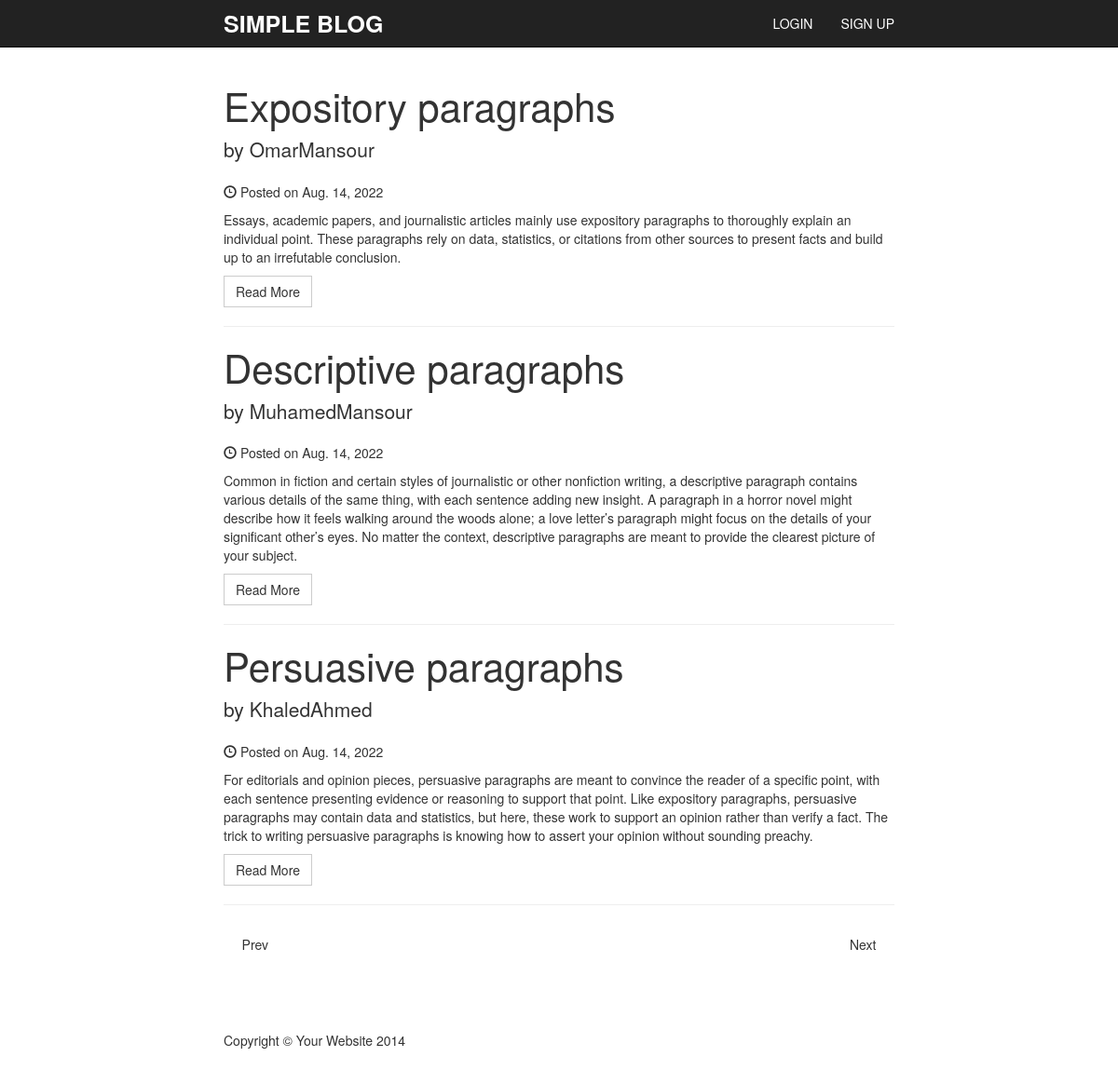
Before: / with the older database file.
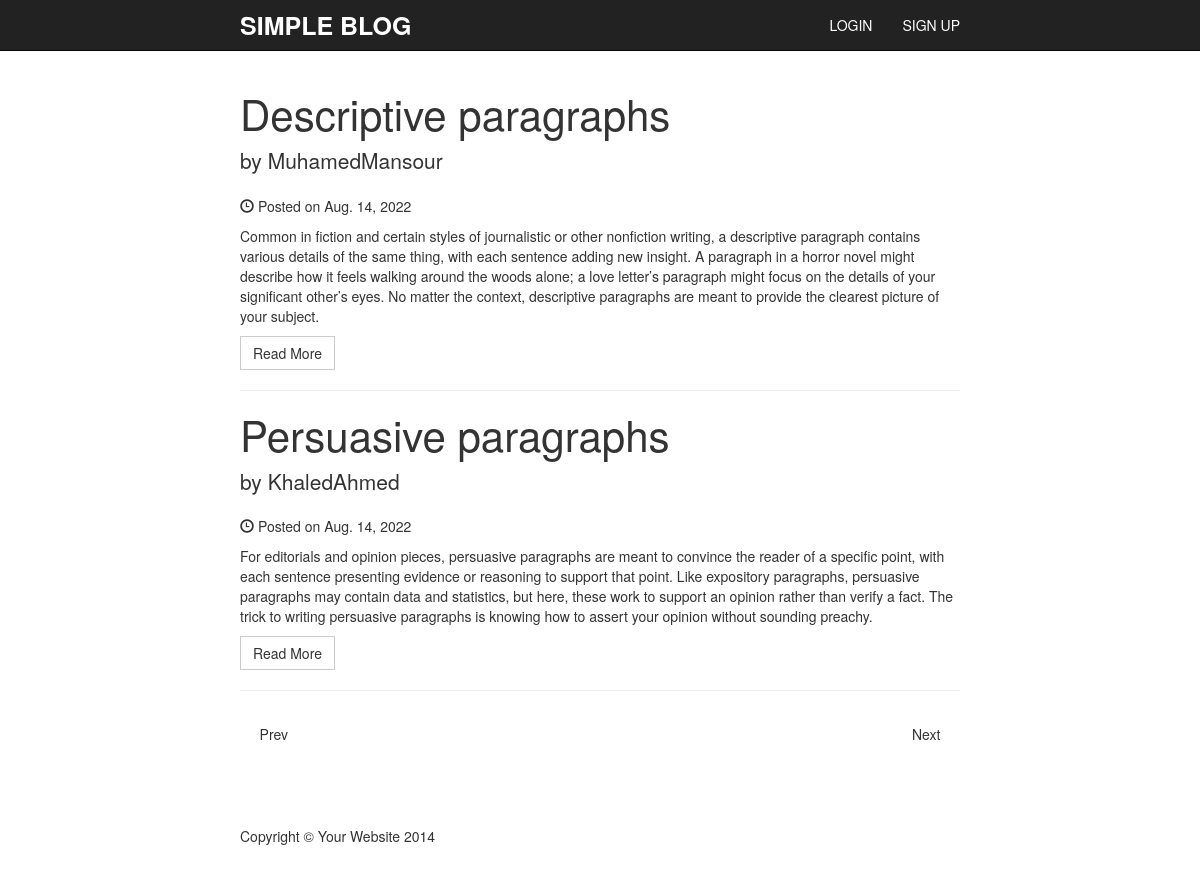
After: the same page with the newer database file.
### blog/models.py (models this page shows, shortened)
class Post(models.Model):
    title = models.CharField(max_length=200)
    author = models.ForeignKey(
        "auth.User",
        on_delete=models.CASCADE,
    )
    body = models.TextField()
    date = models.DateField(blank=True, auto_now_add=True, null=True)

### blog/views.py (the view)
# urls.py: path('', BlogListView.as_view(), name="home"),
class BlogListView(ListView):
    model = Post
    template_name = "home.html"

### blog/templates/home.html (shortened to what this page needs)
{% load static %}
<!DOCTYPE html>
<html lang="en">
<head>
    <link href="{% static 'blog/css/bootstrap.min.css' %}" rel="stylesheet">
    <link href="{% static 'blog/css/simple-blog-template.css' %}" rel="stylesheet">
</head>
<body>
    <nav class="navbar navbar-inverse navbar-fixed-top" role="navigation">
        <div class="container">
            <div class="navbar-header">
                <a class="navbar-brand" href="{% url 'home' %}">Simple Blog</a>
            </div>
            <div class="collapse navbar-collapse" id="bs-example-navbar-collapse-1">
                <ul class="nav navbar-nav navbar-right">
                    {% if user.is_authenticated %}
                    <li>
                        <a href="{% url 'post_new' %}">New Blog Post</a>
                    <li>
                        <a href="{% url 'logout' %}">Log out</a>
                    <li>
                        <a href="{% url 'password_change' %}">Change Password</a>
                    </li>
                    <li>
                    </li>
                    {% else %}
                    <li>
                        <a href="{% url 'login' %}">Login</a>
                    </li>
                    <li>
                        <a href="{% url 'signup' %}">Sign up</a>
                    </li>
                    {% endif %}
                </ul>
            </div>
        </div>
    </nav>
    <div class="container">
        <div class="row">
            <div class="col-md-12">
                {% block content %}
                {% for post in post_list %}
                <h2 class="post-title">
                    <a href="{% url 'post_detail' post.pk %}">{{ post.title }}</a>
                </h2>
                <p class="lead">
                    by {{ post.author }}
                </p>
                <p><span class="glyphicon glyphicon-time"></span> Posted on {{ post.date }}</p>
                <p>{{ post.body }}</p>
                <a class="btn btn-default" href="{% url 'post_detail' post.pk %}">Read More</a>
                <hr>
                {% endfor %}
                {% endblock content %}
                <ul class="pager">
                    <li class="previous">
                        <a href="#">Prev</a>
                    </li>
                    <li class="next">
                        <a href="#">Next</a>
                    </li>
                </ul>
            </div>
        </div>
    </div>
    <footer>
        <div class="container">
            <div class="row">
                <div class="col-lg-12">
                    <p>Copyright &copy; Your Website 2014</p>
                </div>
            </div>
        </div>
    </footer>
</body>
</html>

### static/blog/css/simple-blog-template.css (style rules this page uses)
body { padding-top: 70px; }
footer { margin: 50px 0; }
@media (min-width: 1200px) { .container { width: 750px; } }
nav { text-transform: uppercase; }
.navbar-inverse .navbar-brand { color: white; font-weight: bold; font-size: 25px; }
.navbar-inverse .navbar-nav>li>a { color: white; }
.post-title { font-size: 3em; }
.post-title a { color: inherit; text-decoration: none; }
.btn { border-radius: 0; }
.pager li>a { color: inherit; border-radius: 0; border: 0; padding: 0.9em 1.4em; }

Changed rows visible on the page:
removed Post: title "Expository paragraphs", author "OmarMansour", date "Aug. 14, 2022", body "Essays, academic papers, and journalistic articles mainly use expository paragraphs to thoroughly explain an individual point. These paragraphs rely on data, statistics, or citations from other sources to present facts and build up to an irrefutable conclusion."
